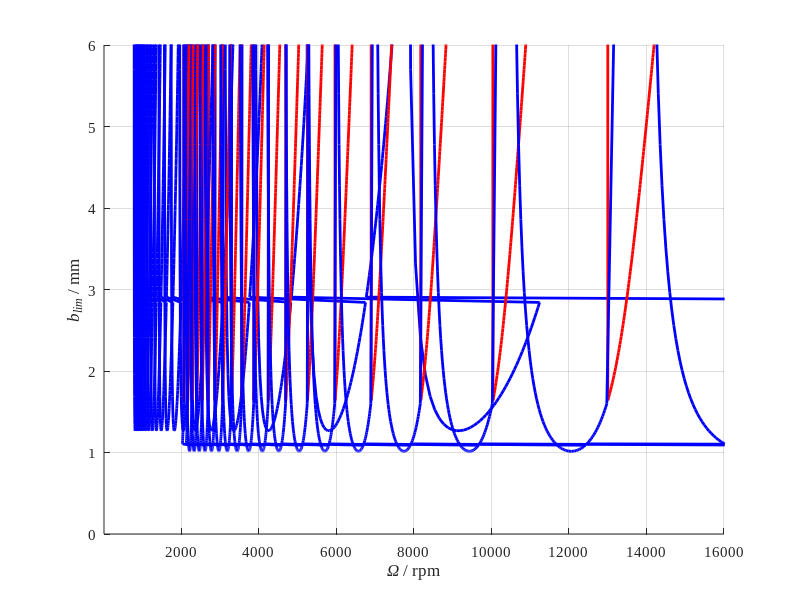

This figure's MATLAB source:
%%%%%%%%%%%%%%%%%%%%%%%%%%%%%%%%%%%%%%%%%%%%%%
%% -------------Copyright--------------%%
%%%%%%%%%%%%%%%%%%%%%%%%%%%%%%%%%%%%%%%%%%%%%%
% Author: Jianhui Li                         %
% Time: 09/22/2019                           %
% University of British Columbia, BC, Canada %
% Affiliation:                               %
% Department of Mechanical Engineering       %
% Manufacturing Automation Laboratary        %
% E-mail: jianhui.li@alumni.ubc.ca           %
%%%%%%%%%%%%%%%%%%%%%%%%%%%%%%%%%%%%%%%%%%%%%%
%% Have some Problems: Nagetive frequency points
%%%%%%%%%%%%%%%%%%%%%%%%%%%%%%%%%%%%%%%%%%%%%
%            Zero-Order Solution            %
%%%%%%%%%%%%%%%%%%%%%%%%%%%%%%%%%%%%%%%%%%%%%
clc
clear
close all

load FRF

%% Cutting force coefficients
Kt = 1319.4e6; % N/m^2
Kn = 788.8/1319.4;
Nt = 2;

%% Cutting condition
D=31.75;       % mm
ae=D/2;
operation = 1; % down-milling

%% Cutting angle
phis = acos((D/2 - ae)/(D/2));  % (rad) the immersion angle

if operation == 0             % Up milling 
    phist = 0;                % Start angle rad
    phiex = phist + phis;     % Exit angle rad
else                          % Down milling
    phiex = pi;               % Start angle rad
    phist = phiex - phis;     % Exit angle rad
end

%% Average angle parameters
alphaxx = 0.5*(( cos(2*phiex)-2*Kn*phiex+Kn*sin(2*phiex))-( cos(2*phist)-2*Kn*phist+Kn*sin(2*phist)));
alphaxy = 0.5*((-sin(2*phiex)-2*phiex+Kn*cos(2*phiex))   -(-sin(2*phist)-2*phist+Kn*cos(2*phist)));
alphayx = 0.5*((-sin(2*phiex)+2*phiex+Kn*cos(2*phiex))   -(-sin(2*phist)+2*phist+Kn*cos(2*phist)));
alphayy = 0.5*((-cos(2*phiex)-2*Kn*phiex-Kn*sin(2*phiex))-(-cos(2*phist)-2*Kn*phist-Kn*sin(2*phist)));

%% Initialization
w = (f_start:df:f_end)'*2*pi;   % frequency, rad/s
FRFxx = FRFX;
FRFyy = FRFY;

%% Calculate Lambda
%%%%%%%%%%%%%%%%%%%%%%%%%%%%%%%%%%%
%Reference 
%Altintas, Y. (2012). Manufacturing Automation: 
%Metal Cutting Mechanics, Machine Tool Vibrations, and CNC Design. 
%Applied Mechanics Reviews (Vol. 54). https://doi.org/10.1115/1.1399383
%P156
%%%%%%%%%%%%%%%%%%%%%%%%%%%%%%%%%%%

a0 = FRFxx.*FRFyy*(alphaxx*alphayy - alphaxy*alphayx);
a1 = alphaxx*FRFxx + alphayy*FRFyy;

Lambda1 = zeros(length(w),1);
Lambda2 = zeros(length(w),1);

for cnt = 1:length(w)
    lambda	= roots([a0(cnt) a1(cnt) 1]);	% Eigenvalue 
    Lambda1(cnt) = lambda(1);
    Lambda2(cnt) = lambda(2);
end

blim1 = -(2*pi/Nt/Kt) .* (real(Lambda1) .* (1 + (imag(Lambda1)./real(Lambda1)).^2));  % m
blim2 = -(2*pi/Nt/Kt) .* (real(Lambda2) .* (1 + (imag(Lambda2)./real(Lambda2)).^2));

[index1] = find(blim1 > 0);
blim1 = blim1(index1);
blim1 = blim1 * 1e3;      % mm
w1 = w(index1);
psi1 = atan2(imag(Lambda1), real(Lambda1));
psi1 = psi1(index1);
epsilon1 = 3*pi - 2 * psi1;

[index2] = find(blim2 > 0);
blim2 = blim2(index2);
blim2 = blim2 * 1e3;
w2 = w(index2);
psi2 = atan2(imag(Lambda2), real(Lambda2));
psi2 = psi2(index2);
epsilon2 = 3*pi - 2 * psi2;

lobeNumber = 20;

omega1 = {lobeNumber,1};
for k = 1:lobeNumber
    omega1{k} = (60/Nt)*w1./(epsilon1 + 2*(k-1)*pi);
end

omega2 = {lobeNumber,1};
for k = 1:lobeNumber
    omega2{k} = (60/Nt)*w2./(epsilon2 + 2*(k-1)*pi);
end

figure(1)
hold on
for k = 1:lobeNumber
    plot(omega1{k},blim1, 'r','linewidth',2);
    plot(omega2{k},blim2, 'b','linewidth',2);
end

axis([0 16000 0 6])
xlabel('\it\Omega \rm/ rpm')
ylabel('\itb_{lim} \rm/ mm')
set(gca,'FontSize', 11 ,'FontName', 'Times New Roman')
set(gcf,'unit','centimeters','position',[28 5 13.53 9.03],'color','white');% word 13.5,9
set(gca,'xtick',[2000 4000 6000 8000 10000 12000 14000 16000])
grid on